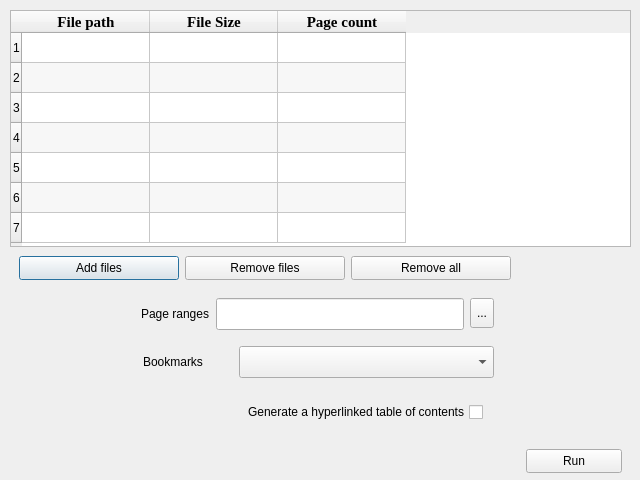
<?xml version="1.0" encoding="UTF-8"?>
<ui version="4.0">
 <class>merge</class>
 <widget class="QDialog" name="merge">
  <property name="geometry">
   <rect>
    <x>0</x>
    <y>0</y>
    <width>640</width>
    <height>480</height>
   </rect>
  </property>
  <property name="minimumSize">
   <size>
    <width>640</width>
    <height>480</height>
   </size>
  </property>
  <property name="maximumSize">
   <size>
    <width>640</width>
    <height>480</height>
   </size>
  </property>
  <property name="baseSize">
   <size>
    <width>640</width>
    <height>480</height>
   </size>
  </property>
  <property name="windowTitle">
   <string>Merge PDF files</string>
  </property>
  <property name="windowIcon">
   <iconset>
    <normaloff>:/media/merge.svg</normaloff>:/media/merge.svg</iconset>
  </property>
  <property name="styleSheet">
   <string notr="true"/>
  </property>
  <widget class="QWidget" name="layoutWidget">
   <property name="geometry">
    <rect>
     <x>0</x>
     <y>-10</y>
     <width>641</width>
     <height>491</height>
    </rect>
   </property>
   <layout class="QVBoxLayout" name="vbox09">
    <property name="spacing">
     <number>0</number>
    </property>
    <property name="leftMargin">
     <number>10</number>
    </property>
    <property name="topMargin">
     <number>20</number>
    </property>
    <property name="rightMargin">
     <number>10</number>
    </property>
    <property name="bottomMargin">
     <number>2</number>
    </property>
    <item>
     <widget class="QTableWidget" name="tbl09">
      <property name="minimumSize">
       <size>
        <width>360</width>
        <height>128</height>
       </size>
      </property>
      <property name="maximumSize">
       <size>
        <width>720</width>
        <height>256</height>
       </size>
      </property>
      <property name="showDropIndicator" stdset="0">
       <bool>false</bool>
      </property>
      <property name="dragEnabled">
       <bool>true</bool>
      </property>
      <property name="dragDropOverwriteMode">
       <bool>false</bool>
      </property>
      <property name="dragDropMode">
       <enum>QAbstractItemView::InternalMove</enum>
      </property>
      <property name="alternatingRowColors">
       <bool>true</bool>
      </property>
      <property name="rowCount">
       <number>7</number>
      </property>
      <property name="columnCount">
       <number>3</number>
      </property>
      <attribute name="horizontalHeaderVisible">
       <bool>true</bool>
      </attribute>
      <attribute name="horizontalHeaderCascadingSectionResizes">
       <bool>false</bool>
      </attribute>
      <attribute name="horizontalHeaderMinimumSectionSize">
       <number>64</number>
      </attribute>
      <attribute name="horizontalHeaderDefaultSectionSize">
       <number>128</number>
      </attribute>
      <row/>
      <row/>
      <row/>
      <row/>
      <row/>
      <row/>
      <row/>
      <column>
       <property name="text">
        <string>File path</string>
       </property>
       <property name="font">
        <font>
         <family>Liberation Serif</family>
         <pointsize>11</pointsize>
         <italic>false</italic>
         <bold>true</bold>
        </font>
       </property>
      </column>
      <column>
       <property name="text">
        <string>File Size</string>
       </property>
       <property name="font">
        <font>
         <family>Liberation Serif</family>
         <pointsize>11</pointsize>
         <italic>false</italic>
         <bold>true</bold>
        </font>
       </property>
      </column>
      <column>
       <property name="text">
        <string>Page count</string>
       </property>
       <property name="font">
        <font>
         <family>Liberation Serif</family>
         <pointsize>11</pointsize>
         <italic>false</italic>
         <bold>true</bold>
        </font>
       </property>
      </column>
     </widget>
    </item>
    <item>
     <widget class="QFrame" name="hbox10">
      <property name="minimumSize">
       <size>
        <width>0</width>
        <height>24</height>
       </size>
      </property>
      <property name="maximumSize">
       <size>
        <width>16777215</width>
        <height>48</height>
       </size>
      </property>
      <layout class="QHBoxLayout" name="horizontalLayout_6">
       <item>
        <widget class="QPushButton" name="btn10a">
         <property name="minimumSize">
          <size>
           <width>160</width>
           <height>24</height>
          </size>
         </property>
         <property name="maximumSize">
          <size>
           <width>192</width>
           <height>32</height>
          </size>
         </property>
         <property name="layoutDirection">
          <enum>Qt::LeftToRight</enum>
         </property>
         <property name="text">
          <string>Add files</string>
         </property>
         <property name="icon">
          <iconset resource="../media/media.qrc">
           <normaloff>:/document-add.svg</normaloff>:/document-add.svg</iconset>
         </property>
        </widget>
       </item>
       <item>
        <widget class="QPushButton" name="btn10b">
         <property name="minimumSize">
          <size>
           <width>160</width>
           <height>24</height>
          </size>
         </property>
         <property name="maximumSize">
          <size>
           <width>192</width>
           <height>32</height>
          </size>
         </property>
         <property name="text">
          <string>Remove files</string>
         </property>
         <property name="icon">
          <iconset resource="../media/media.qrc">
           <normaloff>:/document-subtract.svg</normaloff>:/document-subtract.svg</iconset>
         </property>
        </widget>
       </item>
       <item>
        <widget class="QPushButton" name="btn10c">
         <property name="minimumSize">
          <size>
           <width>160</width>
           <height>24</height>
          </size>
         </property>
         <property name="maximumSize">
          <size>
           <width>192</width>
           <height>32</height>
          </size>
         </property>
         <property name="text">
          <string>Remove all</string>
         </property>
         <property name="icon">
          <iconset resource="../media/media.qrc">
           <normaloff>:/clean.svg</normaloff>:/clean.svg</iconset>
         </property>
        </widget>
       </item>
       <item>
        <spacer name="hspc10">
         <property name="orientation">
          <enum>Qt::Horizontal</enum>
         </property>
         <property name="sizeType">
          <enum>QSizePolicy::Maximum</enum>
         </property>
         <property name="sizeHint" stdset="0">
          <size>
           <width>256</width>
           <height>20</height>
          </size>
         </property>
        </spacer>
       </item>
      </layout>
     </widget>
    </item>
    <item>
     <widget class="QFrame" name="qfrm11">
      <property name="minimumSize">
       <size>
        <width>0</width>
        <height>32</height>
       </size>
      </property>
      <property name="maximumSize">
       <size>
        <width>16777215</width>
        <height>48</height>
       </size>
      </property>
      <layout class="QHBoxLayout" name="horizontalLayout_2">
       <item>
        <spacer name="hspc11a">
         <property name="orientation">
          <enum>Qt::Horizontal</enum>
         </property>
         <property name="sizeType">
          <enum>QSizePolicy::Maximum</enum>
         </property>
         <property name="sizeHint" stdset="0">
          <size>
           <width>100</width>
           <height>20</height>
          </size>
         </property>
        </spacer>
       </item>
       <item>
        <widget class="QLabel" name="icon11">
         <property name="minimumSize">
          <size>
           <width>16</width>
           <height>16</height>
          </size>
         </property>
         <property name="maximumSize">
          <size>
           <width>24</width>
           <height>24</height>
          </size>
         </property>
         <property name="text">
          <string/>
         </property>
         <property name="pixmap">
          <pixmap resource="../media/media.qrc">:/page-scroll.svg</pixmap>
         </property>
         <property name="scaledContents">
          <bool>true</bool>
         </property>
        </widget>
       </item>
       <item>
        <widget class="QLabel" name="label11">
         <property name="minimumSize">
          <size>
           <width>64</width>
           <height>32</height>
          </size>
         </property>
         <property name="maximumSize">
          <size>
           <width>96</width>
           <height>48</height>
          </size>
         </property>
         <property name="text">
          <string>Page ranges</string>
         </property>
        </widget>
       </item>
       <item>
        <widget class="QLineEdit" name="lineEdit11">
         <property name="minimumSize">
          <size>
           <width>128</width>
           <height>32</height>
          </size>
         </property>
         <property name="maximumSize">
          <size>
           <width>320</width>
           <height>48</height>
          </size>
         </property>
        </widget>
       </item>
       <item>
        <widget class="QToolButton" name="tool11">
         <property name="minimumSize">
          <size>
           <width>16</width>
           <height>16</height>
          </size>
         </property>
         <property name="maximumSize">
          <size>
           <width>32</width>
           <height>32</height>
          </size>
         </property>
         <property name="baseSize">
          <size>
           <width>24</width>
           <height>24</height>
          </size>
         </property>
         <property name="text">
          <string>...</string>
         </property>
         <property name="icon">
          <iconset resource="../media/media.qrc">
           <normaloff>:/help.svg</normaloff>:/help.svg</iconset>
         </property>
         <property name="toolButtonStyle">
          <enum>Qt::ToolButtonIconOnly</enum>
         </property>
         <property name="autoRaise">
          <bool>false</bool>
         </property>
        </widget>
       </item>
       <item>
        <spacer name="hspc11b">
         <property name="orientation">
          <enum>Qt::Horizontal</enum>
         </property>
         <property name="sizeType">
          <enum>QSizePolicy::Minimum</enum>
         </property>
         <property name="sizeHint" stdset="0">
          <size>
           <width>128</width>
           <height>20</height>
          </size>
         </property>
        </spacer>
       </item>
      </layout>
     </widget>
    </item>
    <item>
     <layout class="QHBoxLayout" name="hbox13">
      <property name="leftMargin">
       <number>9</number>
      </property>
      <property name="topMargin">
       <number>9</number>
      </property>
      <property name="rightMargin">
       <number>9</number>
      </property>
      <property name="bottomMargin">
       <number>9</number>
      </property>
      <item>
       <spacer name="hspc13a">
        <property name="orientation">
         <enum>Qt::Horizontal</enum>
        </property>
        <property name="sizeType">
         <enum>QSizePolicy::Maximum</enum>
        </property>
        <property name="sizeHint" stdset="0">
         <size>
          <width>100</width>
          <height>10</height>
         </size>
        </property>
       </spacer>
      </item>
      <item>
       <widget class="QLabel" name="icon13">
        <property name="minimumSize">
         <size>
          <width>16</width>
          <height>16</height>
         </size>
        </property>
        <property name="maximumSize">
         <size>
          <width>24</width>
          <height>24</height>
         </size>
        </property>
        <property name="text">
         <string/>
        </property>
        <property name="pixmap">
         <pixmap resource="../media/media.qrc">:/bookmark.svg</pixmap>
        </property>
        <property name="scaledContents">
         <bool>true</bool>
        </property>
       </widget>
      </item>
      <item>
       <widget class="QLabel" name="label13">
        <property name="minimumSize">
         <size>
          <width>64</width>
          <height>32</height>
         </size>
        </property>
        <property name="maximumSize">
         <size>
          <width>96</width>
          <height>48</height>
         </size>
        </property>
        <property name="text">
         <string>Bookmarks</string>
        </property>
       </widget>
      </item>
      <item>
       <widget class="QComboBox" name="combo13">
        <property name="minimumSize">
         <size>
          <width>128</width>
          <height>32</height>
         </size>
        </property>
        <property name="maximumSize">
         <size>
          <width>320</width>
          <height>48</height>
         </size>
        </property>
        <property name="currentIndex">
         <number>-1</number>
        </property>
        <property name="placeholderText">
         <string>Manage the files' bookmarks</string>
        </property>
        <item>
         <property name="text">
          <string>merge the existing bookmarks</string>
         </property>
        </item>
        <item>
         <property name="text">
          <string>discard all existing bookmarks</string>
         </property>
        </item>
        <item>
         <property name="text">
          <string>replace with one entry for each file</string>
         </property>
        </item>
       </widget>
      </item>
      <item>
       <spacer name="hspc13b">
        <property name="orientation">
         <enum>Qt::Horizontal</enum>
        </property>
        <property name="sizeType">
         <enum>QSizePolicy::Minimum</enum>
        </property>
        <property name="sizeHint" stdset="0">
         <size>
          <width>128</width>
          <height>10</height>
         </size>
        </property>
       </spacer>
      </item>
     </layout>
    </item>
    <item>
     <layout class="QHBoxLayout" name="hbox14">
      <property name="leftMargin">
       <number>9</number>
      </property>
      <property name="topMargin">
       <number>9</number>
      </property>
      <property name="rightMargin">
       <number>9</number>
      </property>
      <property name="bottomMargin">
       <number>9</number>
      </property>
      <item>
       <spacer name="hspc14a">
        <property name="orientation">
         <enum>Qt::Horizontal</enum>
        </property>
        <property name="sizeType">
         <enum>QSizePolicy::Maximum</enum>
        </property>
        <property name="sizeHint" stdset="0">
         <size>
          <width>100</width>
          <height>10</height>
         </size>
        </property>
       </spacer>
      </item>
      <item>
       <widget class="QLabel" name="icon14">
        <property name="minimumSize">
         <size>
          <width>16</width>
          <height>16</height>
         </size>
        </property>
        <property name="maximumSize">
         <size>
          <width>24</width>
          <height>24</height>
         </size>
        </property>
        <property name="text">
         <string/>
        </property>
        <property name="pixmap">
         <pixmap resource="../media/media.qrc">:/table-of-contents.svg</pixmap>
        </property>
        <property name="scaledContents">
         <bool>true</bool>
        </property>
       </widget>
      </item>
      <item>
       <widget class="QCheckBox" name="check14">
        <property name="minimumSize">
         <size>
          <width>128</width>
          <height>32</height>
         </size>
        </property>
        <property name="maximumSize">
         <size>
          <width>320</width>
          <height>48</height>
         </size>
        </property>
        <property name="baseSize">
         <size>
          <width>0</width>
          <height>32</height>
         </size>
        </property>
        <property name="layoutDirection">
         <enum>Qt::RightToLeft</enum>
        </property>
        <property name="text">
         <string>Generate a hyperlinked table of contents</string>
        </property>
        <property name="shortcut">
         <string notr="true"/>
        </property>
       </widget>
      </item>
      <item>
       <spacer name="hspc14b">
        <property name="orientation">
         <enum>Qt::Horizontal</enum>
        </property>
        <property name="sizeType">
         <enum>QSizePolicy::Minimum</enum>
        </property>
        <property name="sizeHint" stdset="0">
         <size>
          <width>128</width>
          <height>10</height>
         </size>
        </property>
       </spacer>
      </item>
     </layout>
    </item>
    <item>
     <widget class="QFrame" name="qfrm15">
      <property name="minimumSize">
       <size>
        <width>0</width>
        <height>24</height>
       </size>
      </property>
      <property name="maximumSize">
       <size>
        <width>16777215</width>
        <height>48</height>
       </size>
      </property>
      <property name="layoutDirection">
       <enum>Qt::LeftToRight</enum>
      </property>
      <layout class="QHBoxLayout" name="horizontalLayout">
       <property name="spacing">
        <number>6</number>
       </property>
       <property name="topMargin">
        <number>12</number>
       </property>
       <property name="bottomMargin">
        <number>6</number>
       </property>
       <item>
        <spacer name="hspc15">
         <property name="orientation">
          <enum>Qt::Horizontal</enum>
         </property>
         <property name="sizeHint" stdset="0">
          <size>
           <width>40</width>
           <height>20</height>
          </size>
         </property>
        </spacer>
       </item>
       <item>
        <widget class="QPushButton" name="btn15">
         <property name="minimumSize">
          <size>
           <width>96</width>
           <height>24</height>
          </size>
         </property>
         <property name="maximumSize">
          <size>
           <width>128</width>
           <height>32</height>
          </size>
         </property>
         <property name="text">
          <string>Run</string>
         </property>
         <property name="icon">
          <iconset resource="../media/media.qrc">
           <normaloff>:/merge.svg</normaloff>:/merge.svg</iconset>
         </property>
        </widget>
       </item>
      </layout>
     </widget>
    </item>
   </layout>
  </widget>
 </widget>
 <resources>
  <include location="../media/media.qrc"/>
 </resources>
 <connections/>
</ui>
